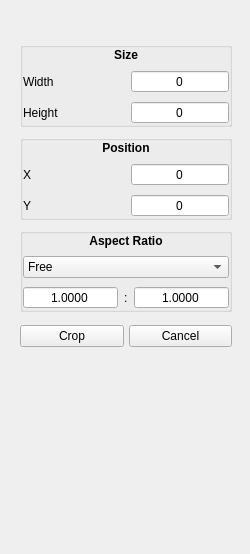
<?xml version="1.0" encoding="UTF-8"?>
<ui version="4.0">
 <class>CropPanel</class>
 <widget class="QWidget" name="CropPanel">
  <property name="geometry">
   <rect>
    <x>0</x>
    <y>0</y>
    <width>250</width>
    <height>554</height>
   </rect>
  </property>
  <property name="sizePolicy">
   <sizepolicy hsizetype="MinimumExpanding" vsizetype="MinimumExpanding">
    <horstretch>0</horstretch>
    <verstretch>0</verstretch>
   </sizepolicy>
  </property>
  <property name="minimumSize">
   <size>
    <width>200</width>
    <height>300</height>
   </size>
  </property>
  <property name="windowTitle">
   <string notr="true">croppanel</string>
  </property>
  <property name="accessibleName">
   <string notr="true"/>
  </property>
  <layout class="QVBoxLayout" name="verticalLayout_2">
   <property name="spacing">
    <number>8</number>
   </property>
   <property name="leftMargin">
    <number>20</number>
   </property>
   <property name="topMargin">
    <number>20</number>
   </property>
   <property name="rightMargin">
    <number>18</number>
   </property>
   <property name="bottomMargin">
    <number>0</number>
   </property>
   <item>
    <widget class="QLabel" name="headerLabel">
     <property name="accessibleName">
      <string notr="true"/>
     </property>
     <property name="text">
      <string notr="true"/>
     </property>
     <property name="pixmap">
      <pixmap resource="../../../resources.qrc">:/res/icons/other/image-crop48.png</pixmap>
     </property>
    </widget>
   </item>
   <item>
    <widget class="QGroupBox" name="groupBox">
     <property name="title">
      <string/>
     </property>
     <layout class="QVBoxLayout" name="verticalLayout">
      <property name="spacing">
       <number>8</number>
      </property>
      <property name="leftMargin">
       <number>0</number>
      </property>
      <property name="topMargin">
       <number>0</number>
      </property>
      <property name="rightMargin">
       <number>0</number>
      </property>
      <property name="bottomMargin">
       <number>0</number>
      </property>
      <item>
       <widget class="QLabel" name="label_6">
        <property name="font">
         <font>
          <weight>75</weight>
          <bold>true</bold>
         </font>
        </property>
        <property name="text">
         <string>Size</string>
        </property>
        <property name="alignment">
         <set>Qt::AlignCenter</set>
        </property>
       </widget>
      </item>
      <item>
       <layout class="QHBoxLayout" name="horizontalLayout_2">
        <property name="spacing">
         <number>10</number>
        </property>
        <property name="topMargin">
         <number>0</number>
        </property>
        <item>
         <widget class="QLabel" name="label">
          <property name="text">
           <string>Width</string>
          </property>
         </widget>
        </item>
        <item>
         <widget class="SpinBoxInputFix" name="width">
          <property name="alignment">
           <set>Qt::AlignCenter</set>
          </property>
          <property name="buttonSymbols">
           <enum>QAbstractSpinBox::NoButtons</enum>
          </property>
          <property name="keyboardTracking">
           <bool>false</bool>
          </property>
          <property name="maximum">
           <number>65535</number>
          </property>
         </widget>
        </item>
       </layout>
      </item>
      <item>
       <layout class="QHBoxLayout" name="horizontalLayout_3">
        <property name="spacing">
         <number>10</number>
        </property>
        <property name="topMargin">
         <number>0</number>
        </property>
        <item>
         <widget class="QLabel" name="label_2">
          <property name="text">
           <string>Height</string>
          </property>
         </widget>
        </item>
        <item>
         <widget class="SpinBoxInputFix" name="height">
          <property name="alignment">
           <set>Qt::AlignCenter</set>
          </property>
          <property name="buttonSymbols">
           <enum>QAbstractSpinBox::NoButtons</enum>
          </property>
          <property name="keyboardTracking">
           <bool>false</bool>
          </property>
          <property name="maximum">
           <number>65535</number>
          </property>
         </widget>
        </item>
       </layout>
      </item>
     </layout>
    </widget>
   </item>
   <item>
    <widget class="QGroupBox" name="groupBox_2">
     <property name="accessibleName">
      <string/>
     </property>
     <property name="title">
      <string/>
     </property>
     <property name="flat">
      <bool>false</bool>
     </property>
     <layout class="QVBoxLayout" name="verticalLayout_3">
      <property name="spacing">
       <number>8</number>
      </property>
      <property name="leftMargin">
       <number>0</number>
      </property>
      <property name="topMargin">
       <number>0</number>
      </property>
      <property name="rightMargin">
       <number>0</number>
      </property>
      <property name="bottomMargin">
       <number>0</number>
      </property>
      <item>
       <widget class="QLabel" name="label_7">
        <property name="font">
         <font>
          <weight>75</weight>
          <bold>true</bold>
         </font>
        </property>
        <property name="text">
         <string>Position</string>
        </property>
        <property name="alignment">
         <set>Qt::AlignCenter</set>
        </property>
       </widget>
      </item>
      <item>
       <layout class="QHBoxLayout" name="horizontalLayout_4">
        <property name="spacing">
         <number>10</number>
        </property>
        <property name="topMargin">
         <number>0</number>
        </property>
        <item>
         <widget class="QLabel" name="label_3">
          <property name="accessibleName">
           <string notr="true"/>
          </property>
          <property name="text">
           <string notr="true">X</string>
          </property>
         </widget>
        </item>
        <item>
         <widget class="SpinBoxInputFix" name="posX">
          <property name="alignment">
           <set>Qt::AlignCenter</set>
          </property>
          <property name="buttonSymbols">
           <enum>QAbstractSpinBox::NoButtons</enum>
          </property>
          <property name="keyboardTracking">
           <bool>false</bool>
          </property>
          <property name="maximum">
           <number>65535</number>
          </property>
         </widget>
        </item>
       </layout>
      </item>
      <item>
       <layout class="QHBoxLayout" name="horizontalLayout_5">
        <property name="spacing">
         <number>10</number>
        </property>
        <property name="topMargin">
         <number>0</number>
        </property>
        <item>
         <widget class="QLabel" name="label_4">
          <property name="accessibleName">
           <string notr="true"/>
          </property>
          <property name="text">
           <string notr="true">Y</string>
          </property>
         </widget>
        </item>
        <item>
         <widget class="SpinBoxInputFix" name="posY">
          <property name="alignment">
           <set>Qt::AlignCenter</set>
          </property>
          <property name="buttonSymbols">
           <enum>QAbstractSpinBox::NoButtons</enum>
          </property>
          <property name="keyboardTracking">
           <bool>false</bool>
          </property>
          <property name="maximum">
           <number>65535</number>
          </property>
         </widget>
        </item>
       </layout>
      </item>
     </layout>
    </widget>
   </item>
   <item>
    <widget class="QGroupBox" name="groupBox_3">
     <property name="title">
      <string/>
     </property>
     <layout class="QVBoxLayout" name="verticalLayout_4">
      <property name="spacing">
       <number>8</number>
      </property>
      <property name="leftMargin">
       <number>0</number>
      </property>
      <property name="topMargin">
       <number>0</number>
      </property>
      <property name="rightMargin">
       <number>0</number>
      </property>
      <property name="bottomMargin">
       <number>0</number>
      </property>
      <item>
       <widget class="QLabel" name="label_5">
        <property name="font">
         <font>
          <weight>75</weight>
          <bold>true</bold>
         </font>
        </property>
        <property name="text">
         <string>Aspect Ratio</string>
        </property>
        <property name="alignment">
         <set>Qt::AlignCenter</set>
        </property>
       </widget>
      </item>
      <item>
       <widget class="QComboBox" name="ARcomboBox">
        <item>
         <property name="text">
          <string>Free</string>
         </property>
        </item>
        <item>
         <property name="text">
          <string>Custom</string>
         </property>
        </item>
        <item>
         <property name="text">
          <string>Current Image</string>
         </property>
        </item>
        <item>
         <property name="text">
          <string>This Screen</string>
         </property>
        </item>
        <item>
         <property name="text">
          <string>1:1</string>
         </property>
        </item>
        <item>
         <property name="text">
          <string>4:3</string>
         </property>
        </item>
        <item>
         <property name="text">
          <string>16:9</string>
         </property>
        </item>
        <item>
         <property name="text">
          <string>16:10</string>
         </property>
        </item>
       </widget>
      </item>
      <item>
       <widget class="QWidget" name="ARInputWidget" native="true">
        <layout class="QHBoxLayout" name="horizontalLayout_7">
         <property name="spacing">
          <number>6</number>
         </property>
         <property name="leftMargin">
          <number>0</number>
         </property>
         <property name="topMargin">
          <number>0</number>
         </property>
         <property name="rightMargin">
          <number>0</number>
         </property>
         <property name="bottomMargin">
          <number>0</number>
         </property>
         <item>
          <widget class="QDoubleSpinBox" name="ARX">
           <property name="alignment">
            <set>Qt::AlignCenter</set>
           </property>
           <property name="buttonSymbols">
            <enum>QAbstractSpinBox::NoButtons</enum>
           </property>
           <property name="keyboardTracking">
            <bool>false</bool>
           </property>
           <property name="decimals">
            <number>4</number>
           </property>
           <property name="minimum">
            <double>0.000100000000000</double>
           </property>
           <property name="value">
            <double>1.000000000000000</double>
           </property>
          </widget>
         </item>
         <item>
          <widget class="QLabel" name="label_8">
           <property name="sizePolicy">
            <sizepolicy hsizetype="Maximum" vsizetype="Preferred">
             <horstretch>0</horstretch>
             <verstretch>0</verstretch>
            </sizepolicy>
           </property>
           <property name="accessibleName">
            <string notr="true"/>
           </property>
           <property name="text">
            <string notr="true">:</string>
           </property>
          </widget>
         </item>
         <item>
          <widget class="QDoubleSpinBox" name="ARY">
           <property name="alignment">
            <set>Qt::AlignCenter</set>
           </property>
           <property name="buttonSymbols">
            <enum>QAbstractSpinBox::NoButtons</enum>
           </property>
           <property name="keyboardTracking">
            <bool>false</bool>
           </property>
           <property name="showGroupSeparator" stdset="0">
            <bool>false</bool>
           </property>
           <property name="prefix">
            <string/>
           </property>
           <property name="decimals">
            <number>4</number>
           </property>
           <property name="minimum">
            <double>0.000100000000000</double>
           </property>
           <property name="value">
            <double>1.000000000000000</double>
           </property>
          </widget>
         </item>
        </layout>
       </widget>
      </item>
     </layout>
    </widget>
   </item>
   <item>
    <spacer name="verticalSpacer_2">
     <property name="orientation">
      <enum>Qt::Vertical</enum>
     </property>
     <property name="sizeType">
      <enum>QSizePolicy::Fixed</enum>
     </property>
     <property name="sizeHint" stdset="0">
      <size>
       <width>20</width>
       <height>5</height>
      </size>
     </property>
    </spacer>
   </item>
   <item>
    <layout class="QHBoxLayout" name="horizontalLayout">
     <property name="spacing">
      <number>5</number>
     </property>
     <property name="topMargin">
      <number>0</number>
     </property>
     <item>
      <widget class="QPushButton" name="cropButton">
       <property name="accessibleName">
        <string notr="true">Button</string>
       </property>
       <property name="text">
        <string>Crop</string>
       </property>
      </widget>
     </item>
     <item>
      <widget class="QPushButton" name="cancelButton">
       <property name="accessibleName">
        <string notr="true">Button</string>
       </property>
       <property name="text">
        <string>Cancel</string>
       </property>
      </widget>
     </item>
    </layout>
   </item>
   <item>
    <spacer name="verticalSpacer">
     <property name="orientation">
      <enum>Qt::Vertical</enum>
     </property>
     <property name="sizeHint" stdset="0">
      <size>
       <width>20</width>
       <height>40</height>
      </size>
     </property>
    </spacer>
   </item>
  </layout>
 </widget>
 <customwidgets>
  <customwidget>
   <class>SpinBoxInputFix</class>
   <extends>QSpinBox</extends>
   <header>gui/customwidgets/spinboxinputfix.h</header>
  </customwidget>
 </customwidgets>
 <resources>
  <include location="../../../resources.qrc"/>
 </resources>
 <connections/>
</ui>
